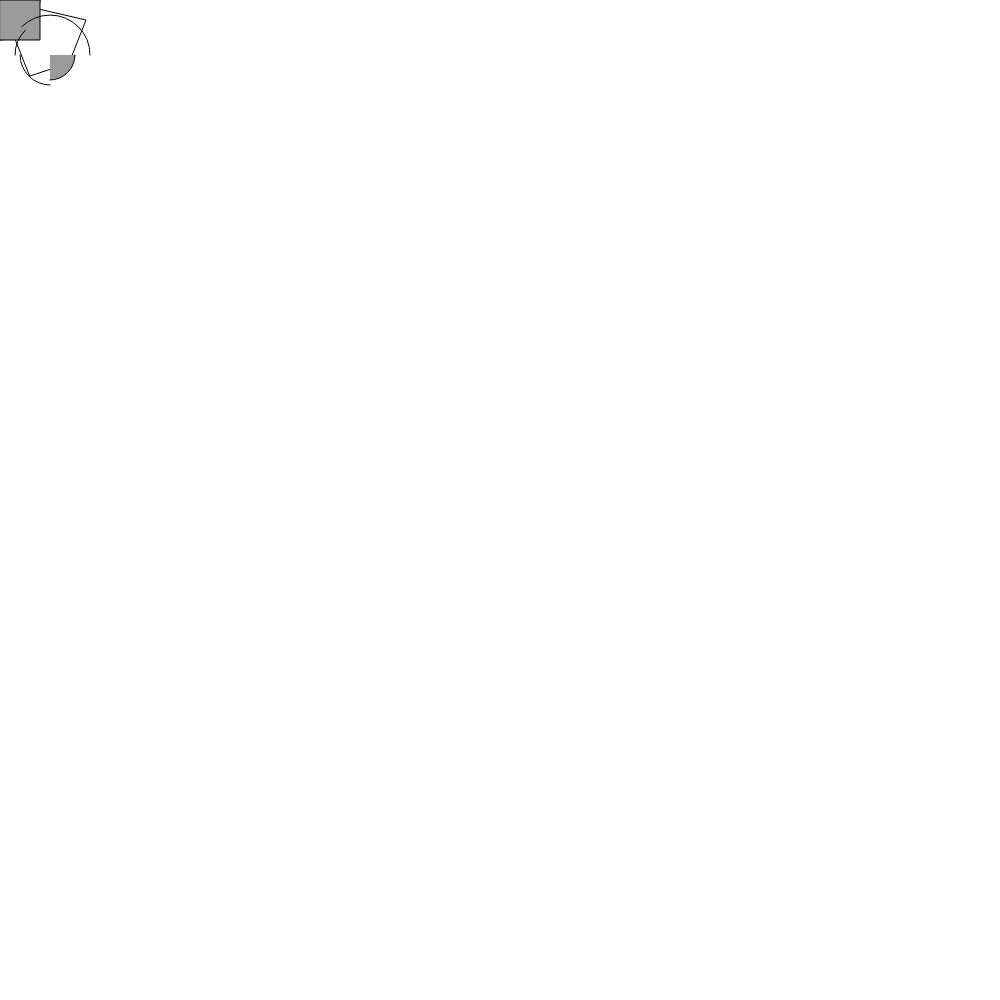
Frame 1 (no input)
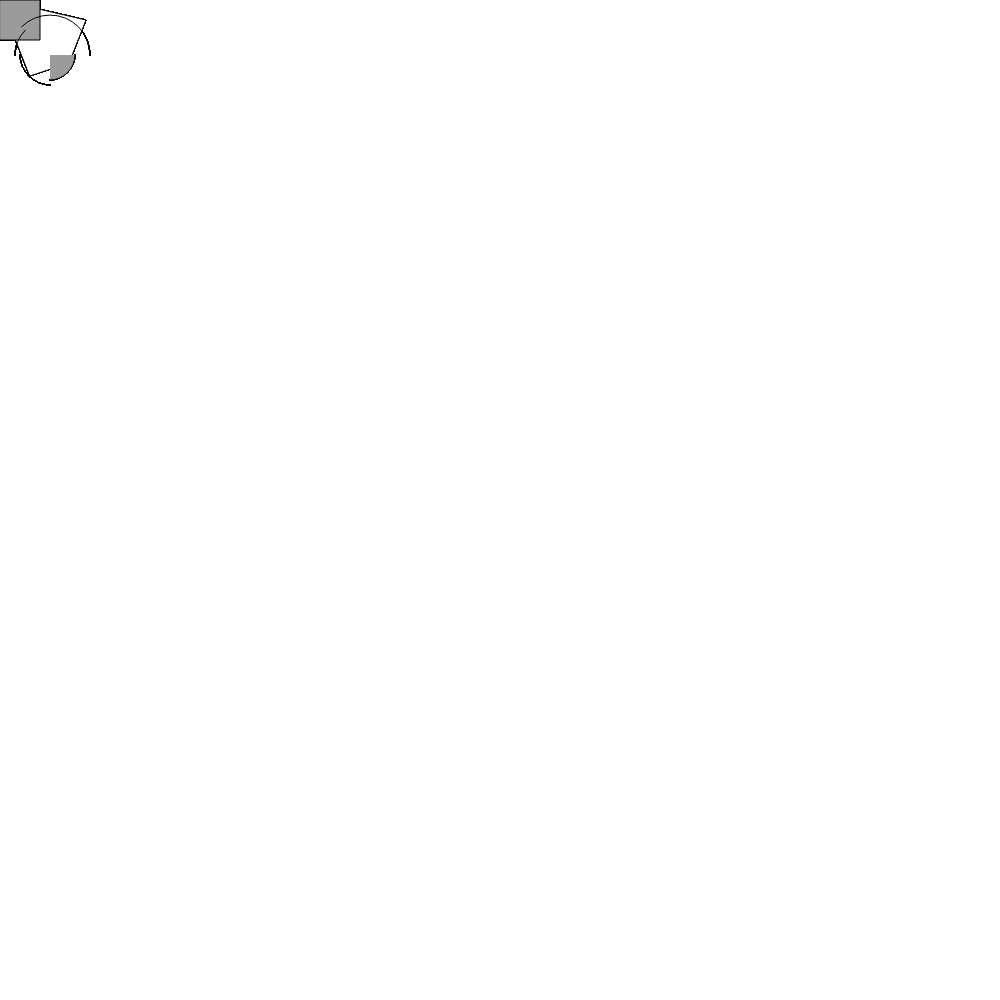
Frame 60 (no input)
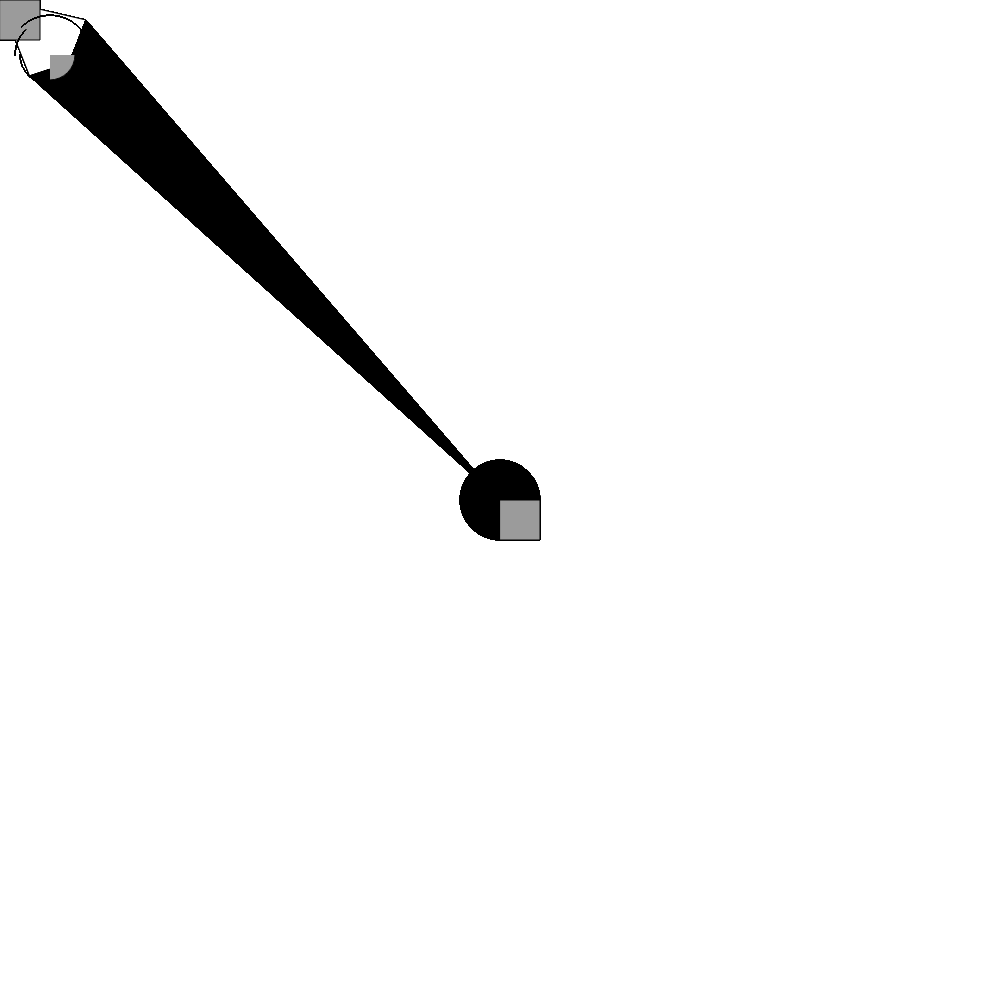
Frame 120 (the mouse pressed at the canvas centre since frame 60)

The p5.js sketch that drew these frames (run headless with seeded random() and noise() and a simulated clock; from frame 60 on, the mouse is pressed at the canvas centre):

// p5.js sketch
// ── sketch.js
function setup() {
    createCanvas(1000, 1000);
}

function draw() {

    if (mouseIsPressed) {
        fill(0);
    } else {
        fill(255);
    }
    quad(mouseX, mouseY, 86, 20, 69, 63, 30, 76);
    ellipse(mouseX, mouseY, 80, 80);
    fill(155)
    rect(mouseX, mouseY, 40, 40)
    arc(50, 55, 50, 50, 0, HALF_PI);
    noFill();
    arc(50, 55, 60, 60, HALF_PI, PI);
    arc(50, 55, 70, 70, PI, PI + QUARTER_PI);
    arc(50, 55, 80, 80, PI + QUARTER_PI, TWO_PI);

}
